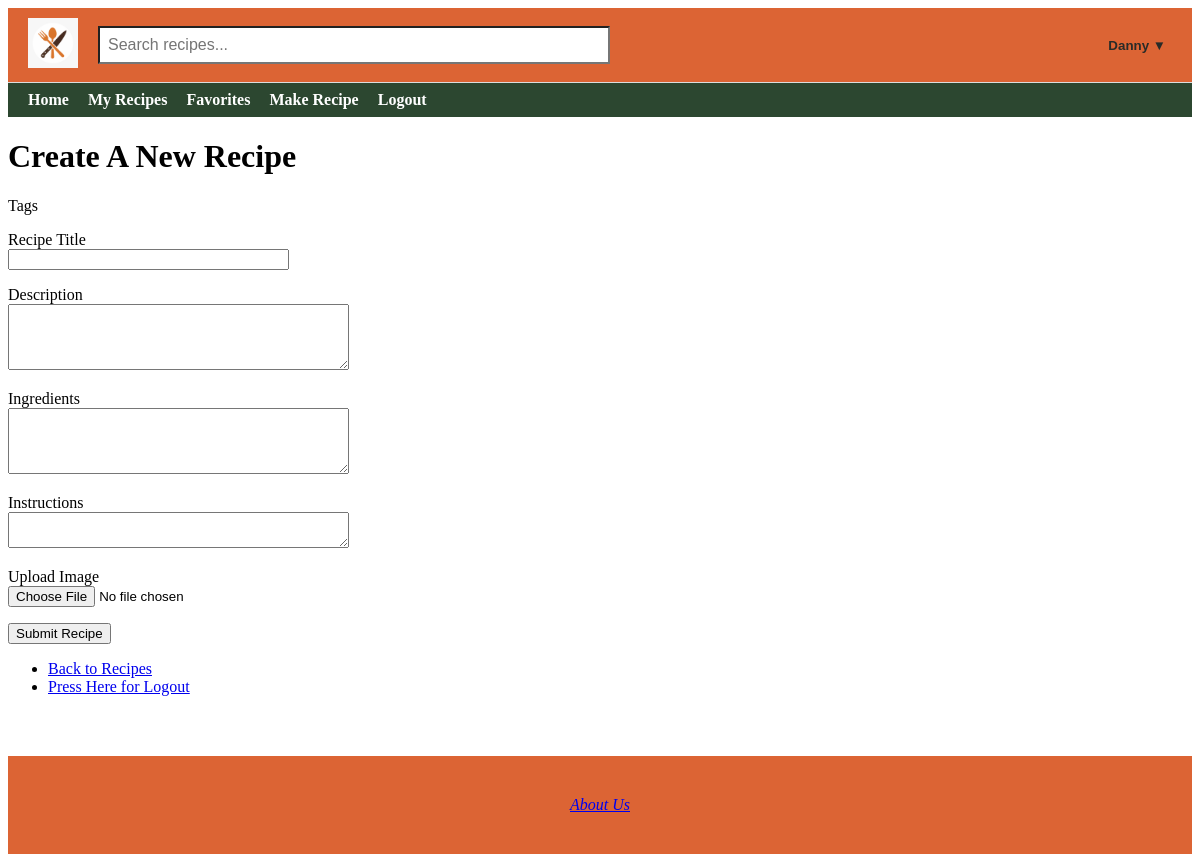
Page /make_recipe (signed in) on the earlier database version.
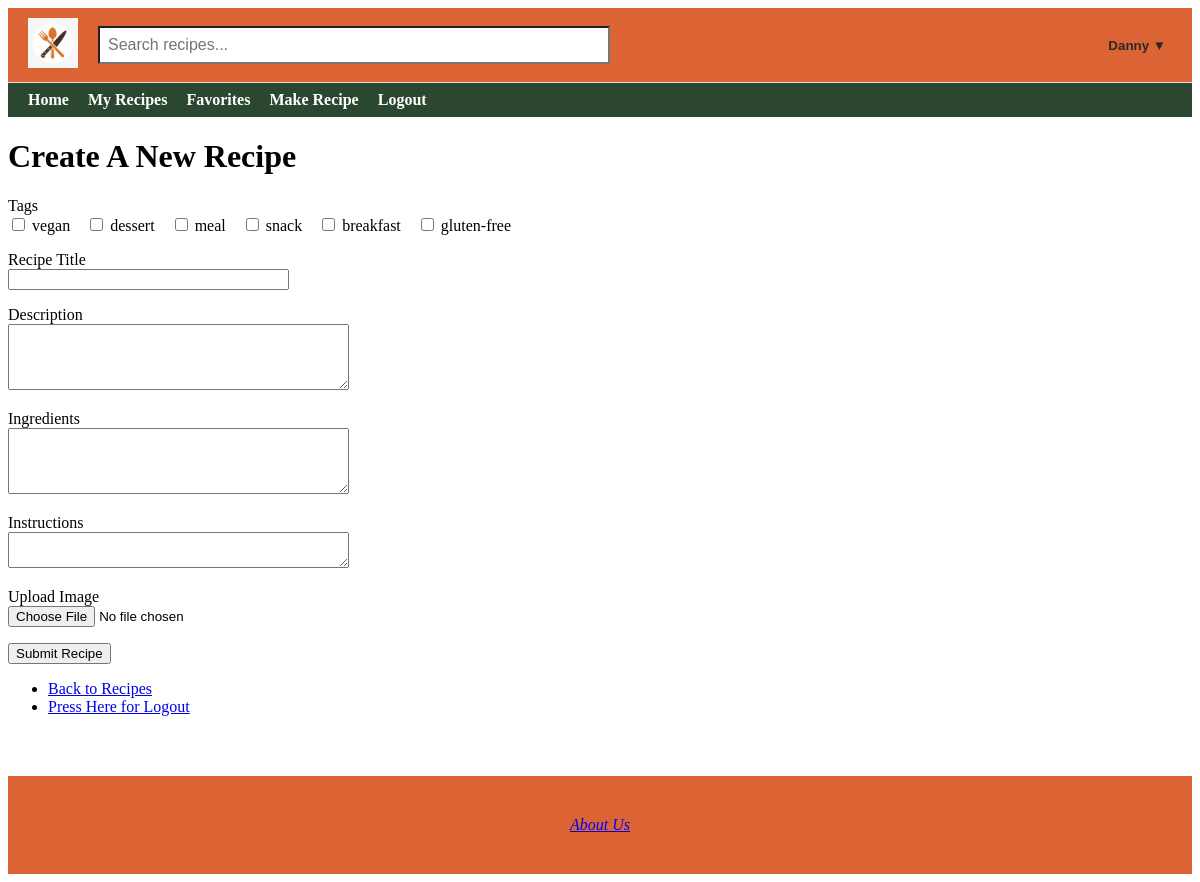
Same page on the later database version.
### app/models.py (models this page shows)
class Tag(db.Model):
    id = db.Column(db.Integer, primary_key=True)
    name = db.Column(db.String(32), unique=True, nullable=False)

### app/routes.py (the view, shortened to what this page needs)
@app.route('/make_recipe', methods=['GET', 'POST'])
@login_required
def make_recipe():
    form = RecipeForm()
    form.tags.choices = [(tag.id, tag.name) for tag in Tag.query.all()]
    return render_template('new_recipe.html', form=form)

### app/forms.py
class RecipeForm(FlaskForm):
    title = StringField('Recipe Title', validators=[DataRequired()])
    description = TextAreaField('Description', validators=[DataRequired()])
    ingredients = TextAreaField('Ingredients', validators=[DataRequired()])
    instructions = TextAreaField('Instructions', validators=[DataRequired()])
    image = FileField('Upload Image', validators=[FileAllowed(['jpg', 'jpeg', 'png'], 'Images only!')])
    remove_image = BooleanField('Remove current image')
    submit = SubmitField('Submit Recipe')
    tags = MultiCheckboxField('Tags', coerce=int)

### app/routes.py (called while the page is built)
@login_manager.user_loader
def load_user(user_id):
    return User.query.get(int(user_id))

@app.context_processor
def inject_user():
    return dict(current_user=current_user)

### app/templates/new_recipe.html (shortened to what this page needs)
{% extends "base.html" %}
{% block content %}
<h1>Create A New Recipe</h1>
<form method="POST" enctype="multipart/form-data">
    <p>
        {{ form.tags.label }}<br>
        {% for subfield in form.tags %}
            <label style="display: inline-block; margin-right: 12px;">
                {{ subfield() }} {{ subfield.label.text }}
            </label>
        {% endfor %}
    </p>
    <p>
        {{ form.title.label }}<br>
        {{ form.title(size=32) }}
    </p>
    <p>
        {{ form.description.label }}<br>
        {{ form.description(cols=40, rows=4) }}
    </p>
    <p>
        {{ form.ingredients.label }}<br>
        {{ form.ingredients(cols=40, rows=4) }}
    </p>
    <p>
        {{ form.instructions.label }}<br>
        {{ form.instructions(cols=40, row=4) }}
    </p>
    <p>
        {{ form.image.label }}<br>
        {{ form.image() }}
    </p>
    <p>{{ form.submit() }}</p>
</form>
<nav>
    <ul>
        <li><a href="{{ url_for('recipes') }}">Back to Recipes</a></li>
        <li><a href="{{ url_for('logout') }}">Press Here for Logout</a></li>
    </ul>
</nav>
{% endblock %}

Differences in the rows shown:
added Tag: label.text "vegan"
added Tag: label.text "dessert"
added Tag: label.text "meal"
added Tag: label.text "snack"
added Tag: label.text "breakfast"
added Tag: label.text "gluten-free"
